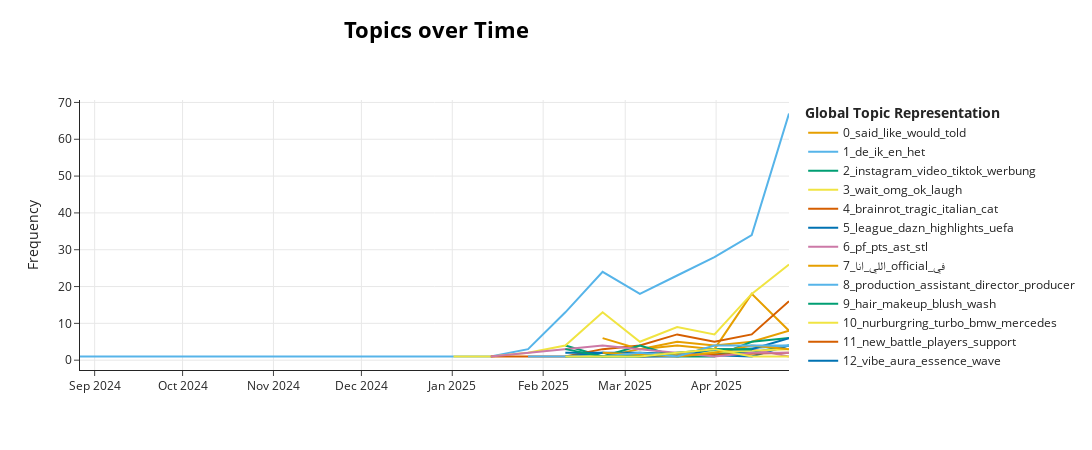

Here is the notebook cell this chart was saved with:
### Markdown cell above
## 3. Zeitliche Analyse der Topics

Ein großer Vorteil von BERTopic ist die Möglichkeit, Themen im Zeitverlauf zu analysieren. Dazu müssen wir das Erstellungsdatum korrekt als `datetime` interpretieren und in geeignete Zeitstempel transformieren.

### Code cell
# Sicherstellen, dass timestamp eine gültige datetime-Spalte ist
df_clean['timestamp'] = pd.to_datetime(df_clean['timestamp'], errors='coerce')
df_clean = df_clean.dropna(subset=['timestamp'])

# Alle Listen synchron extrahieren
texts_synced = df_clean['text_clean'].tolist()
topics_synced = df_clean['topic'].tolist()
timestamps_synced = df_clean['timestamp'].tolist()  # echte datetime-Werte

# Kontrollieren
print(len(texts_synced), len(topics_synced), len(timestamps_synced))

# Topics-over-time berechnen (echte Timestamps → funktioniert!)
topics_over_time = topic_model.topics_over_time(
    docs=texts_synced,
    topics=topics_synced,
    timestamps=timestamps_synced,
    nr_bins=20  # oder eine andere sinnvolle Anzahl Zeit-Buckets
)

# Visualisierung
topic_model.visualize_topics_over_time(topics_over_time)

### Figure 1 — Plotly figure (JSON) as saved in the notebook; plotly's stock layout.template omitted (floating-point values rounded to 4 significant figures)
{"data": [{"hoverinfo": "text", "hovertext": ["<b>Topic 0</b><br>Words: deliver, lady, delivery, tells, driver", "<b>Topic 0</b><br>Words: streets, safe, keeping, said, like", "<b>Topic 0</b><br>Words: megalodon, ocean, size, exist, still", "<b>Topic 0</b><br>Words: janitor, day, boss, floors, hardworking", "<b>Topic 0</b><br>Words: grief, bby, sheldon, cleaner, stress", "<b>Topic 0</b><br>Words: never, fuck, like, time, said", "<b>Topic 0</b><br>Words: venezuelan, detainees, extra, formed, alleged"], "marker": {"color": "#E69F00"}, "mode": "lines", "name": "0_said_like_would_told", "type": "scatter", "x": ["2025-02-08T13:37:25.750000000", "2025-02-21T06:48:38.500000000", "2025-03-05T23:59:51.250000000", "2025-03-18T17:11:04.000000000", "2025-03-31T10:22:16.750000000", "2025-04-13T03:33:29.500000000", "2025-04-25T20:44:42.250000000"], "y": [1, 1, 3, 4, 3, 18, 8]}, {"hoverinfo": "text", "hovertext": ["<b>Topic 1</b><br>Words: anfasst, obacht, wen, de, ik", "<b>Topic 1</b><br>Words: kenan, yıldız, de, ik, en", "<b>Topic 1</b><br>Words: glaube, bock, de, ik, en", "<b>Topic 1</b><br>Words: peltsi, osmo, spielzeuge, ärsyttää, zseine", "<b>Topic 1</b><br>Words: może, też, się, que, de", "<b>Topic 1</b><br>Words: signoraaaa, część, neue, en, verschiedne", "<b>Topic 1</b><br>Words: nha, turkey, riunione, kommentarsfältet, rychlochodce", "<b>Topic 1</b><br>Words: cappucinna, therapie, lief, docent, doroty", "<b>Topic 1</b><br>Words: nem, hania, nie, ganz, mal", "<b>Topic 1</b><br>Words: att, mnie, na, que, en", "<b>Topic 1</b><br>Words: de, palestrante, bien, ms, kenza"], "marker": {"color": "#56B4E9"}, "mode": "lines", "name": "1_de_ik_en_het", "type": "scatter", "x": ["2024-08-27T00:05:26.545000000", "2024-09-08T23:22:52.750000000", "2025-01-14T03:15:00.250000000", "2025-01-26T20:26:13.000000000", "2025-02-08T13:37:25.750000000", "2025-02-21T06:48:38.500000000", "2025-03-05T23:59:51.250000000", "2025-03-18T17:11:04.000000000", "2025-03-31T10:22:16.750000000", "2025-04-13T03:33:29.500000000", "2025-04-25T20:44:42.250000000"], "y": [1, 1, 1, 3, 13, 24, 18, 23, 28, 34, 67]}, {"hoverinfo": "text", "hovertext": ["<b>Topic 2</b><br>Words: kokain, hamburg, drogen, tonnen, wurden", "<b>Topic 2</b><br>Words: äpfel, zutaten, schön, einfach, teig", "<b>Topic 2</b><br>Words: fotogen, gained, sagt, views, beat", "<b>Topic 2</b><br>Words: hund, mrsmrsea, trägt, musik, immer", "<b>Topic 2</b><br>Words: très, vidéo, cette, grave, ça", "<b>Topic 2</b><br>Words: käse, creme, backen, toasts, frischkäse"], "marker": {"color": "#009E73"}, "mode": "lines", "name": "2_instagram_video_tiktok_werbung", "type": "scatter", "x": ["2025-02-08T13:37:25.750000000", "2025-02-21T06:48:38.500000000", "2025-03-18T17:11:04.000000000", "2025-03-31T10:22:16.750000000", "2025-04-13T03:33:29.500000000", "2025-04-25T20:44:42.250000000"], "y": [4, 1, 2, 2, 2, 4]}, {"hoverinfo": "text", "hovertext": ["<b>Topic 3</b><br>Words: admire, wait, omg, ok, laugh", "<b>Topic 3</b><br>Words: tomorrow, joke, wait, omg, ok", "<b>Topic 3</b><br>Words: hahaahah, obvious, kinda, wait, omg", "<b>Topic 3</b><br>Words: omg, um, omgggggg, yeah, idea", "<b>Topic 3</b><br>Words: whyyy, hilarious, wait, ending, result", "<b>Topic 3</b><br>Words: laugh, sweet, worst, boy, ever", "<b>Topic 3</b><br>Words: signal, tomorrow, yamal, evil, stopped", "<b>Topic 3</b><br>Words: yez, hahahahahha, incroyable, relatable, tough", "<b>Topic 3</b><br>Words: wait, done, laugh, handsome, garlic", "<b>Topic 3</b><br>Words: ok, wait, spam, bombooooclaaaaat, wooo"], "marker": {"color": "#F0E442"}, "mode": "lines", "name": "3_wait_omg_ok_laugh", "type": "scatter", "x": ["2025-01-01T10:03:47.500000000", "2025-01-14T03:15:00.250000000", "2025-01-26T20:26:13.000000000", "2025-02-08T13:37:25.750000000", "2025-02-21T06:48:38.500000000", "2025-03-05T23:59:51.250000000", "2025-03-18T17:11:04.000000000", "2025-03-31T10:22:16.750000000", "2025-04-13T03:33:29.500000000", "2025-04-25T20:44:42.250000000"], "y": [1, 1, 2, 4, 13, 5, 9, 7, 18, 26]}, {"hoverinfo": "text", "hovertext": ["<b>Topic 4</b><br>Words: chaos, minute, th, brainrot, tragic", "<b>Topic 4</b><br>Words: cat, brainrot, tragic, italian, song", "<b>Topic 4</b><br>Words: dances, cuteness, puppy, kitten, belly", "<b>Topic 4</b><br>Words: calf, kittens, diaper, moments, falling", "<b>Topic 4</b><br>Words: cat, dazzling, showww, clingy, kitten", "<b>Topic 4</b><br>Words: cat, speedrun, brainrot, copthorne, posture", "<b>Topic 4</b><br>Words: tragic, brainrot, tralala, movie, song", "<b>Topic 4</b><br>Words: brainrot, tragic, italian, song, movie", "<b>Topic 4</b><br>Words: brainrot, italian, speedrun, tragic, cat"], "marker": {"color": "#D55E00"}, "mode": "lines", "name": "4_brainrot_tragic_italian_cat", "type": "scatter", "x": ["2025-01-14T03:15:00.250000000", "2025-01-26T20:26:13.000000000", "2025-02-08T13:37:25.750000000", "2025-02-21T06:48:38.500000000", "2025-03-05T23:59:51.250000000", "2025-03-18T17:11:04.000000000", "2025-03-31T10:22:16.750000000", "2025-04-13T03:33:29.500000000", "2025-04-25T20:44:42.250000000"], "y": [1, 1, 1, 3, 4, 7, 5, 7, 16]}, {"hoverinfo": "text", "hovertext": ["<b>Topic 5</b><br>Words: devil, abra, superbowl, goin, jerseys", "<b>Topic 5</b><br>Words: barça, vamos, barcelona, matchday, league", "<b>Topic 5</b><br>Words: barça, remonta, psg, ucl, un", "<b>Topic 5</b><br>Words: bengals, milan, inter, barça, clip"], "marker": {"color": "#0072B2"}, "mode": "lines", "name": "5_league_dazn_highlights_uefa", "type": "scatter", "x": ["2025-02-08T13:37:25.750000000", "2025-03-05T23:59:51.250000000", "2025-04-13T03:33:29.500000000", "2025-04-25T20:44:42.250000000"], "y": [2, 2, 1, 4]}, {"hoverinfo": "text", "hovertext": ["<b>Topic 6</b><br>Words: rank, knowing, without, next, pf", "<b>Topic 6</b><br>Words: games, located, madison, ontario, michigan", "<b>Topic 6</b><br>Words: minutes, summarised, enjoy, face, full"], "marker": {"color": "#CC79A7"}, "mode": "lines", "name": "6_pf_pts_ast_stl", "type": "scatter", "x": ["2025-02-21T06:48:38.500000000", "2025-04-13T03:33:29.500000000", "2025-04-25T20:44:42.250000000"], "y": [1, 3, 1]}, {"hoverinfo": "text", "hovertext": ["<b>Topic 7</b><br>Words: και, ہم, που, μας, στο", "<b>Topic 7</b><br>Words: الحب, فينا, تحير, اوضاع, الي", "<b>Topic 7</b><br>Words: عفرين, كوردستان, 這耳朵會不會背了, نقولها, منتالي", "<b>Topic 7</b><br>Words: για, είναι, μια, μετς, brunch", "<b>Topic 7</b><br>Words: على, σφαίρες, εισαγωγή, قدر, الرد", "<b>Topic 7</b><br>Words: في, νέα, για, على, και"], "marker": {"color": "#E69F00"}, "mode": "lines", "name": "7_اللي_انا_official_في", "type": "scatter", "x": ["2025-02-21T06:48:38.500000000", "2025-03-05T23:59:51.250000000", "2025-03-18T17:11:04.000000000", "2025-03-31T10:22:16.750000000", "2025-04-13T03:33:29.500000000", "2025-04-25T20:44:42.250000000"], "y": [6, 3, 5, 4, 5, 8]}, {"hoverinfo": "text", "hovertext": ["<b>Topic 8</b><br>Words: kushner, david, daylight, coincidence, piano", "<b>Topic 8</b><br>Words: not, re, we, actors, dancers", "<b>Topic 8</b><br>Words: hanks, runway, sylvester, stallone, actors"], "marker": {"color": "#56B4E9"}, "mode": "lines", "name": "8_production_assistant_director_producer", "type": "scatter", "x": ["2025-02-21T06:48:38.500000000", "2025-03-05T23:59:51.250000000", "2025-04-25T20:44:42.250000000"], "y": [1, 1, 4]}, {"hoverinfo": "text", "hovertext": ["<b>Topic 9</b><br>Words: powder, concealer, blush, mascara, makeup", "<b>Topic 9</b><br>Words: requested, makeup, tut, hair, blush", "<b>Topic 9</b><br>Words: hair, styles, makeup, please, ai", "<b>Topic 9</b><br>Words: airpods, cases, handcrafted, sleeping, iphone", "<b>Topic 9</b><br>Words: ballroom, removal, asmr, hair, full", "<b>Topic 9</b><br>Words: hair, blue, mascara, ny, tongue", "<b>Topic 9</b><br>Words: hair, wash, long, makeup, nair"], "marker": {"color": "#009E73"}, "mode": "lines", "name": "9_hair_makeup_blush_wash", "type": "scatter", "x": ["2025-02-08T13:37:25.750000000", "2025-02-21T06:48:38.500000000", "2025-03-05T23:59:51.250000000", "2025-03-18T17:11:04.000000000", "2025-03-31T10:22:16.750000000", "2025-04-13T03:33:29.500000000", "2025-04-25T20:44:42.250000000"], "y": [1, 1, 4, 1, 1, 5, 6]}, {"hoverinfo": "text", "hovertext": ["<b>Topic 10</b><br>Words: unstable, cars, mercedes, build, thought", "<b>Topic 10</b><br>Words: motormagazin, aprendiendo, sonntags, exhaust, derrapar"], "marker": {"color": "#F0E442"}, "mode": "lines", "name": "10_nurburgring_turbo_bmw_mercedes", "type": "scatter", "x": ["2025-02-21T06:48:38.500000000", "2025-04-25T20:44:42.250000000"], "y": [1, 3]}, {"hoverinfo": "text", "hovertext": ["<b>Topic 11</b><br>Words: sacrifices, champion, stands, silent, great", "<b>Topic 11</b><br>Words: conquest, locations, fortnite, secret, wars"], "marker": {"color": "#D55E00"}, "mode": "lines", "name": "11_new_battle_players_support", "type": "scatter", "x": ["2025-03-05T23:59:51.250000000", "2025-04-25T20:44:42.250000000"], "y": [1, 2]}, {"hoverinfo": "text", "hovertext": ["<b>Topic 12</b><br>Words: brutually, shocked, vibe, aura, wave", "<b>Topic 12</b><br>Words: vibe, iphone, house, aura, essence", "<b>Topic 12</b><br>Words: grounded, vibe, aura, essence, wave", "<b>Topic 12</b><br>Words: modo, vibe, on, aura, wave", "<b>Topic 12</b><br>Words: vibes, tinfoil, lightning, vibe, aura", "<b>Topic 12</b><br>Words: aura, real, essence, vibe, wave", "<b>Topic 12</b><br>Words: vibe, wave, aura, beluga, romance"], "marker": {"color": "#0072B2"}, "mode": "lines", "name": "12_vibe_aura_essence_wave", "type": "scatter", "x": ["2025-02-08T13:37:25.750000000", "2025-02-21T06:48:38.500000000", "2025-03-05T23:59:51.250000000", "2025-03-18T17:11:04.000000000", "2025-03-31T10:22:16.750000000", "2025-04-13T03:33:29.500000000", "2025-04-25T20:44:42.250000000"], "y": [1, 2, 1, 1, 3, 3, 6]}, {"hoverinfo": "text", "hovertext": ["<b>Topic 13</b><br>Words: andrés, goal, great, ronaldo, messi", "<b>Topic 13</b><br>Words: pass, messi, valverde, goalkeeper, vini", "<b>Topic 13</b><br>Words: ronaldo, messi, superhuman, lionel, minotaurus", "<b>Topic 13</b><br>Words: valverde, bonde, trenzinho, choi, zach", "<b>Topic 13</b><br>Words: messi, lamelo, smooth, plays, ball", "<b>Topic 13</b><br>Words: assist, best, ronaldo, messi, valverde", "<b>Topic 13</b><br>Words: ronaldo, cristiano, mohamed, reflex, best", "<b>Topic 13</b><br>Words: ronaldo, joins, or, lamine, toretto"], "marker": {"color": "#CC79A7"}, "mode": "lines", "name": "13_ronaldo_messi_valverde_assist", "type": "scatter", "x": ["2025-01-14T03:15:00.250000000", "2025-02-08T13:37:25.750000000", "2025-02-21T06:48:38.500000000", "2025-03-05T23:59:51.250000000", "2025-03-18T17:11:04.000000000", "2025-03-31T10:22:16.750000000", "2025-04-13T03:33:29.500000000", "2025-04-25T20:44:42.250000000"], "y": [1, 3, 4, 3, 2, 1, 2, 2]}, {"hoverinfo": "text", "hovertext": ["<b>Topic 14</b><br>Words: hacerte, raccoon, viral, asmr, tiktok", "<b>Topic 14</b><br>Words: hacer, vídeo, viral, tiktok, duolingo", "<b>Topic 14</b><br>Words: viral, template, sound, duolingo, tiktok", "<b>Topic 14</b><br>Words: viral, tiktok, liked, ranking, things", "<b>Topic 14</b><br>Words: viral, phonk, go, songs, april"], "marker": {"color": "#E69F00"}, "mode": "lines", "name": "14_viral_duolingo_tiktok_liked", "type": "scatter", "x": ["2025-02-21T06:48:38.500000000", "2025-03-18T17:11:04.000000000", "2025-03-31T10:22:16.750000000", "2025-04-13T03:33:29.500000000", "2025-04-25T20:44:42.250000000"], "y": [2, 1, 2, 4, 3]}, {"hoverinfo": "text", "hovertext": ["<b>Topic 15</b><br>Words: trick, creators, prank, anatoly, fart", "<b>Topic 15</b><br>Words: destroyer, anatoly, ego, prank, fart", "<b>Topic 15</b><br>Words: prank, fart, spray, pranking, elevator", "<b>Topic 15</b><br>Words: prank, award, goes, best, anatoly", "<b>Topic 15</b><br>Words: prank, anatoly, towel, prankeur, pranks", "<b>Topic 15</b><br>Words: prank, anatoly, bangin, granny, nastyyy"], "marker": {"color": "#56B4E9"}, "mode": "lines", "name": "15_prank_anatoly_fart_spray", "type": "scatter", "x": ["2025-01-26T20:26:13.000000000", "2025-02-21T06:48:38.500000000", "2025-03-05T23:59:51.250000000", "2025-03-18T17:11:04.000000000", "2025-03-31T10:22:16.750000000", "2025-04-25T20:44:42.250000000"], "y": [1, 1, 2, 1, 4, 4]}, {"hoverinfo": "text", "hovertext": ["<b>Topic 17</b><br>Words: mona, motion, lisa, plattforms, february", "<b>Topic 17</b><br>Words: plattforms, mona, motion, lisa, check", "<b>Topic 17</b><br>Words: waited, dance, ib, trend, years", "<b>Topic 17</b><br>Words: unik, radiohead, cher, surprises, performing", "<b>Topic 17</b><br>Words: fangs, midnight, crimson, dancehall, incomplete"], "marker": {"color": "#009E73"}, "mode": "lines", "name": "17_mona_motion_lisa_plattforms", "type": "scatter", "x": ["2025-02-08T13:37:25.750000000", "2025-02-21T06:48:38.500000000", "2025-03-05T23:59:51.250000000", "2025-03-31T10:22:16.750000000", "2025-04-13T03:33:29.500000000"], "y": [3, 1, 1, 3, 3]}, {"hoverinfo": "text", "hovertext": ["<b>Topic 18</b><br>Words: template, new, capcut, mona, motion", "<b>Topic 18</b><br>Words: template, new, mona, motion, lisa", "<b>Topic 18</b><br>Words: violet, sc, memoji, ib, rm", "<b>Topic 18</b><br>Words: template, muda, nunca, glow, new", "<b>Topic 18</b><br>Words: template, edits, backup, new, try", "<b>Topic 18</b><br>Words: trend, template, new, mona, motion", "<b>Topic 18</b><br>Words: novo, modelo, capcut, no, mona"], "marker": {"color": "#F0E442"}, "mode": "lines", "name": "18_template_new_capcut_edits", "type": "scatter", "x": ["2025-02-08T13:37:25.750000000", "2025-02-21T06:48:38.500000000", "2025-03-05T23:59:51.250000000", "2025-03-18T17:11:04.000000000", "2025-03-31T10:22:16.750000000", "2025-04-13T03:33:29.500000000", "2025-04-25T20:44:42.250000000"], "y": [1, 1, 1, 2, 3, 1, 1]}], "layout": {"height": 450, "hoverlabel": {"bgcolor": "white", "font": {"family": "Rockwell", "size": 16}}, "legend": {"title": {"text": "<b>Global Topic Representation"}}, "title": {"font": {"color": "Black", "size": 22}, "text": "<b>Topics over Time</b>", "x": 0.4, "xanchor": "center", "y": 0.95, "yanchor": "top"}, "width": 1250, "xaxis": {"showgrid": true}, "yaxis": {"showgrid": true, "title": {"text": "Frequency"}}}}
